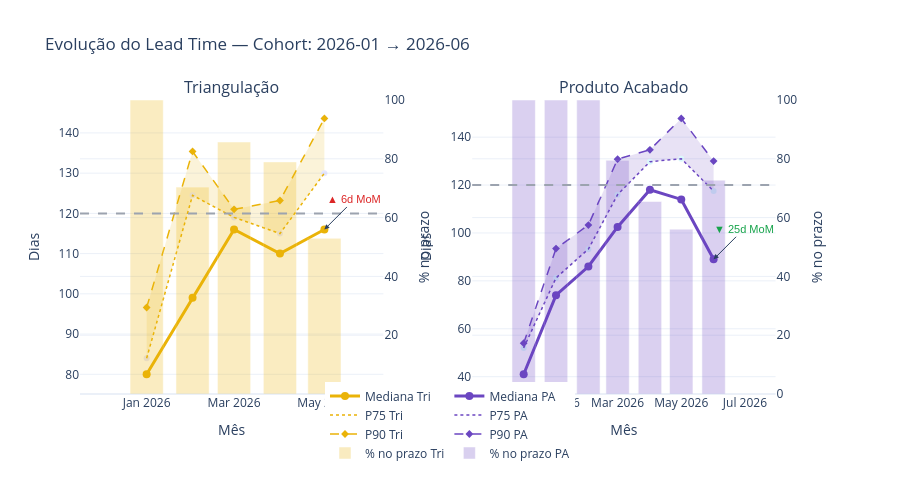

Source (notebook cell):
### Code cell
# Célula 5 — Nível 1: Série Temporal Mensal por Fluxo
# Substitui o snapshot Mediana×P75 estático: o último ponto da série já entrega o snapshot
# e ainda dá tendência. Faixa P25–P75 sombreada + barras de %120d no eixo secundário.

# Cortar pelo cohort configurado (jan/2026 em diante, respeitando data_inicio do filtro)
df_ts = df_ops.copy()


def serie_por_fluxo(df_subset):
    agg = (
        df_subset.groupby("mes_fechamento")
        .agg(
            mediana=("lead_time_realizado", "median"),
            p75=("lead_time_realizado", lambda x: x.quantile(0.75)),
            p90=("lead_time_realizado", lambda x: x.quantile(0.90)),
            pct_no_prazo=("dentro_do_prazo", lambda x: x.mean() * 100),
            n_ops=("op_code", "count"),
        )
        .reset_index()
    )
    # Filtro de robustez: meses com < 10 OPs viram NaN
    agg.loc[agg["n_ops"] < 10, ["mediana", "p75", "p90", "pct_no_prazo"]] = None
    return agg


ts_tri = serie_por_fluxo(df_ts[~df_ts["is_finished_product_order"]])
ts_pa  = serie_por_fluxo(df_ts[df_ts["is_finished_product_order"]])

fig = make_subplots(
    rows=1, cols=2,
    subplot_titles=("Triangulação", "Produto Acabado"),
    specs=[[{"secondary_y": True}, {"secondary_y": True}]],
    horizontal_spacing=0.12,
)


def add_fluxo(fig, ts, col, cor_fluxo, nome):
    # Faixa P25–P75 (sombreada)
    fig.add_trace(go.Scatter(
        x=list(ts["mes_fechamento"]) + list(ts["mes_fechamento"])[::-1],
        y=list(ts["p90"]) + list(ts["p75"])[::-1],
        fill="toself", fillcolor=cor_fluxo, opacity=0.15,
        line=dict(width=0), showlegend=False, hoverinfo="skip",
        name=f"P75–P90 {nome}",
    ), row=1, col=col, secondary_y=False)

    # Linha mediana (forte)
    fig.add_trace(go.Scatter(
        x=ts["mes_fechamento"], y=ts["mediana"], mode="lines+markers",
        line=dict(color=cor_fluxo, width=3), marker=dict(size=8),
        name=f"Mediana {nome}", legendgroup=nome,
    ), row=1, col=col, secondary_y=False)

    # Linha P75 (pontilhada)
    fig.add_trace(go.Scatter(
        x=ts["mes_fechamento"], y=ts["p75"], mode="lines",
        line=dict(color=cor_fluxo, width=1.5, dash="dot"),
        name=f"P75 {nome}", legendgroup=nome,
    ), row=1, col=col, secondary_y=False)

    # Linha P90 (tracejada)
    fig.add_trace(go.Scatter(
        x=ts["mes_fechamento"], y=ts["p90"], mode="lines+markers",
        line=dict(color=cor_fluxo, width=1.5, dash="dash"),
        marker=dict(size=6, symbol="diamond"),
        name=f"P90 {nome}", legendgroup=nome,
        hovertemplate="%{x|%b %Y}<br>P90: <b>%{y:.0f}d</b><extra></extra>",
    ), row=1, col=col, secondary_y=False)

    # Barras %dentro120d no eixo secundário
    fig.add_trace(go.Bar(
        x=ts["mes_fechamento"], y=ts["pct_no_prazo"],
        marker_color=cor_fluxo, opacity=0.25,
        name=f"% no prazo {nome}", legendgroup=nome,
    ), row=1, col=col, secondary_y=True)

    # Linha target 120d
    fig.add_hline(y=TARGET_LEAD_TIME, line_dash="dash",
                  line_color=COLORS["target_line"], row=1, col=col, secondary_y=False)

    # Anotação da variação MoM no último ponto válido
    validos = ts.dropna(subset=["mediana"])
    if len(validos) >= 2:
        ultimo = validos.iloc[-1]
        penultimo = validos.iloc[-2]
        delta = ultimo["mediana"] - penultimo["mediana"]
        arrow = "▼" if delta < 0 else "▲"
        cor_anot = COLORS["status_ok"] if delta < 0 else COLORS["status_critico"]
        fig.add_annotation(
            x=ultimo["mes_fechamento"], y=ultimo["mediana"],
            text=f"{arrow} {abs(delta):.0f}d MoM",
            showarrow=True, arrowhead=2, ax=30, ay=-30,
            font=dict(color=cor_anot, size=11, family="sans-serif"),
            row=1, col=col,
        )


add_fluxo(fig, ts_tri, col=1, cor_fluxo=COLORS["fluxo_tri"], nome="Tri")
add_fluxo(fig, ts_pa,  col=2, cor_fluxo=COLORS["fluxo_pa"],  nome="PA")

fig.update_xaxes(title_text="Mês", row=1, col=1)
fig.update_xaxes(title_text="Mês", row=1, col=2)
fig.update_yaxes(title_text="Dias", row=1, col=1, secondary_y=False)
fig.update_yaxes(title_text="Dias", row=1, col=2, secondary_y=False)
fig.update_yaxes(title_text="% no prazo", row=1, col=1, secondary_y=True, range=[0, 100])
fig.update_yaxes(title_text="% no prazo", row=1, col=2, secondary_y=True, range=[0, 100])

fig.update_layout(
    title=f"Evolução do Lead Time — Cohort: {data_inicio} → {data_fim}",
    template=TEMPLATE, height=480,
    legend=dict(orientation="h", yanchor="bottom", y=-0.25, xanchor="center", x=0.5),
)
fig.show()

### Figure 1 — Plotly figure (JSON) as saved in the notebook; plotly's stock layout.template omitted (floating-point values rounded to 4 significant figures)
{"data": [{"fill": "toself", "fillcolor": "#EAB308", "hoverinfo": "skip", "line": {"width": 0}, "name": "P75–P90 Tri", "opacity": 0.15, "showlegend": false, "type": "scatter", "x": ["2025-12-01T00:00:00", "2026-01-01T00:00:00", "2026-02-01T00:00:00", "2026-03-01T00:00:00", "2026-04-01T00:00:00", "2026-05-01T00:00:00", "2026-05-01T00:00:00", "2026-04-01T00:00:00", "2026-03-01T00:00:00", "2026-02-01T00:00:00", "2026-01-01T00:00:00", "2025-12-01T00:00:00"], "xaxis": "x", "y": [null, 96.6, 135.4, 121, 123.2, 143.6, 130, 115, 119, 124.5, 84, null], "yaxis": "y"}, {"legendgroup": "Tri", "line": {"color": "#EAB308", "width": 3}, "marker": {"size": 8}, "mode": "lines+markers", "name": "Mediana Tri", "type": "scatter", "x": ["2025-12-01T00:00:00.000000000", "2026-01-01T00:00:00.000000000", "2026-02-01T00:00:00.000000000", "2026-03-01T00:00:00.000000000", "2026-04-01T00:00:00.000000000", "2026-05-01T00:00:00.000000000"], "xaxis": "x", "y": [NaN, 80.0, 99.0, 116.0, 110.0, 116.0], "yaxis": "y"}, {"legendgroup": "Tri", "line": {"color": "#EAB308", "dash": "dot", "width": 1.5}, "mode": "lines", "name": "P75 Tri", "type": "scatter", "x": ["2025-12-01T00:00:00.000000000", "2026-01-01T00:00:00.000000000", "2026-02-01T00:00:00.000000000", "2026-03-01T00:00:00.000000000", "2026-04-01T00:00:00.000000000", "2026-05-01T00:00:00.000000000"], "xaxis": "x", "y": [NaN, 84.0, 124.5, 119.0, 115.0, 130.0], "yaxis": "y"}, {"hovertemplate": "%{x|%b %Y}<br>P90: <b>%{y:.0f}d</b><extra></extra>", "legendgroup": "Tri", "line": {"color": "#EAB308", "dash": "dash", "width": 1.5}, "marker": {"size": 6, "symbol": "diamond"}, "mode": "lines+markers", "name": "P90 Tri", "type": "scatter", "x": ["2025-12-01T00:00:00.000000000", "2026-01-01T00:00:00.000000000", "2026-02-01T00:00:00.000000000", "2026-03-01T00:00:00.000000000", "2026-04-01T00:00:00.000000000", "2026-05-01T00:00:00.000000000"], "xaxis": "x", "y": [NaN, 96.6, 135.4, 121.0, 123.2, 143.6], "yaxis": "y"}, {"legendgroup": "Tri", "marker": {"color": "#EAB308"}, "name": "% no prazo Tri", "opacity": 0.25, "type": "bar", "x": ["2025-12-01T00:00:00.000000000", "2026-01-01T00:00:00.000000000", "2026-02-01T00:00:00.000000000", "2026-03-01T00:00:00.000000000", "2026-04-01T00:00:00.000000000", "2026-05-01T00:00:00.000000000"], "xaxis": "x", "y": [NaN, 100.0, 70.37, 85.71, 78.95, 52.94], "yaxis": "y2"}, {"fill": "toself", "fillcolor": "#6B46C1", "hoverinfo": "skip", "line": {"width": 0}, "name": "P75–P90 PA", "opacity": 0.15, "showlegend": false, "type": "scatter", "x": ["2025-11-01T00:00:00", "2025-12-01T00:00:00", "2026-01-01T00:00:00", "2026-02-01T00:00:00", "2026-03-01T00:00:00", "2026-04-01T00:00:00", "2026-05-01T00:00:00", "2026-06-01T00:00:00", "2026-06-01T00:00:00", "2026-05-01T00:00:00", "2026-04-01T00:00:00", "2026-03-01T00:00:00", "2026-02-01T00:00:00", "2026-01-01T00:00:00", "2025-12-01T00:00:00", "2025-11-01T00:00:00"], "xaxis": "x2", "y": [null, 54, 93.5, 103.3, 130.8, 134.7, 147.8, 130, 117.5, 131, 129.8, 116, 93.25, 81.25, 52, null], "yaxis": "y3"}, {"legendgroup": "PA", "line": {"color": "#6B46C1", "width": 3}, "marker": {"size": 8}, "mode": "lines+markers", "name": "Mediana PA", "type": "scatter", "x": ["2025-11-01T00:00:00.000000000", "2025-12-01T00:00:00.000000000", "2026-01-01T00:00:00.000000000", "2026-02-01T00:00:00.000000000", "2026-03-01T00:00:00.000000000", "2026-04-01T00:00:00.000000000", "2026-05-01T00:00:00.000000000", "2026-06-01T00:00:00.000000000"], "xaxis": "x2", "y": [NaN, 41.0, 74.0, 86.0, 102.5, 118.0, 114.0, 89.0], "yaxis": "y3"}, {"legendgroup": "PA", "line": {"color": "#6B46C1", "dash": "dot", "width": 1.5}, "mode": "lines", "name": "P75 PA", "type": "scatter", "x": ["2025-11-01T00:00:00.000000000", "2025-12-01T00:00:00.000000000", "2026-01-01T00:00:00.000000000", "2026-02-01T00:00:00.000000000", "2026-03-01T00:00:00.000000000", "2026-04-01T00:00:00.000000000", "2026-05-01T00:00:00.000000000", "2026-06-01T00:00:00.000000000"], "xaxis": "x2", "y": [NaN, 52.0, 81.25, 93.25, 116.0, 129.8, 131.0, 117.5], "yaxis": "y3"}, {"hovertemplate": "%{x|%b %Y}<br>P90: <b>%{y:.0f}d</b><extra></extra>", "legendgroup": "PA", "line": {"color": "#6B46C1", "dash": "dash", "width": 1.5}, "marker": {"size": 6, "symbol": "diamond"}, "mode": "lines+markers", "name": "P90 PA", "type": "scatter", "x": ["2025-11-01T00:00:00.000000000", "2025-12-01T00:00:00.000000000", "2026-01-01T00:00:00.000000000", "2026-02-01T00:00:00.000000000", "2026-03-01T00:00:00.000000000", "2026-04-01T00:00:00.000000000", "2026-05-01T00:00:00.000000000", "2026-06-01T00:00:00.000000000"], "xaxis": "x2", "y": [NaN, 54.0, 93.5, 103.3, 130.8, 134.7, 147.8, 130.0], "yaxis": "y3"}, {"legendgroup": "PA", "marker": {"color": "#6B46C1"}, "name": "% no prazo PA", "opacity": 0.25, "type": "bar", "x": ["2025-11-01T00:00:00.000000000", "2025-12-01T00:00:00.000000000", "2026-01-01T00:00:00.000000000", "2026-02-01T00:00:00.000000000", "2026-03-01T00:00:00.000000000", "2026-04-01T00:00:00.000000000", "2026-05-01T00:00:00.000000000", "2026-06-01T00:00:00.000000000"], "xaxis": "x2", "y": [NaN, 100.0, 100.0, 100.0, 79.51, 65.48, 56.07, 72.73], "yaxis": "y4"}], "layout": {"annotations": [{"font": {"size": 16}, "showarrow": false, "text": "Triangulação", "x": 0.205, "xanchor": "center", "xref": "paper", "y": 1, "yanchor": "bottom", "yref": "paper"}, {"font": {"size": 16}, "showarrow": false, "text": "Produto Acabado", "x": 0.735, "xanchor": "center", "xref": "paper", "y": 1, "yanchor": "bottom", "yref": "paper"}, {"arrowhead": 2, "ax": 30, "ay": -30, "font": {"color": "#DC2626", "family": "sans-serif", "size": 11}, "showarrow": true, "text": "▲ 6d MoM", "x": "2026-05-01T00:00:00", "xref": "x", "y": 116, "yref": "y"}, {"arrowhead": 2, "ax": 30, "ay": -30, "font": {"color": "#16A34A", "family": "sans-serif", "size": 11}, "showarrow": true, "text": "▼ 25d MoM", "x": "2026-06-01T00:00:00", "xref": "x2", "y": 89, "yref": "y3"}], "height": 480, "legend": {"orientation": "h", "x": 0.5, "xanchor": "center", "y": -0.25, "yanchor": "bottom"}, "shapes": [{"line": {"color": "#9CA3AF", "dash": "dash"}, "type": "line", "x0": 0, "x1": 1, "xref": "x domain", "y0": 120, "y1": 120, "yref": "y"}, {"line": {"color": "#9CA3AF", "dash": "dash"}, "type": "line", "x0": 0, "x1": 1, "xref": "x2 domain", "y0": 120, "y1": 120, "yref": "y3"}], "title": {"text": "Evolução do Lead Time — Cohort: 2026-01 → 2026-06"}, "xaxis": {"anchor": "y", "domain": [0, 0.41], "title": {"text": "Mês"}}, "xaxis2": {"anchor": "y3", "domain": [0.53, 0.94], "title": {"text": "Mês"}}, "yaxis": {"anchor": "x", "domain": [0, 1], "title": {"text": "Dias"}}, "yaxis2": {"anchor": "x", "overlaying": "y", "range": [0, 100], "side": "right", "title": {"text": "% no prazo"}}, "yaxis3": {"anchor": "x2", "domain": [0, 1], "title": {"text": "Dias"}}, "yaxis4": {"anchor": "x2", "overlaying": "y3", "range": [0, 100], "side": "right", "title": {"text": "% no prazo"}}}}
